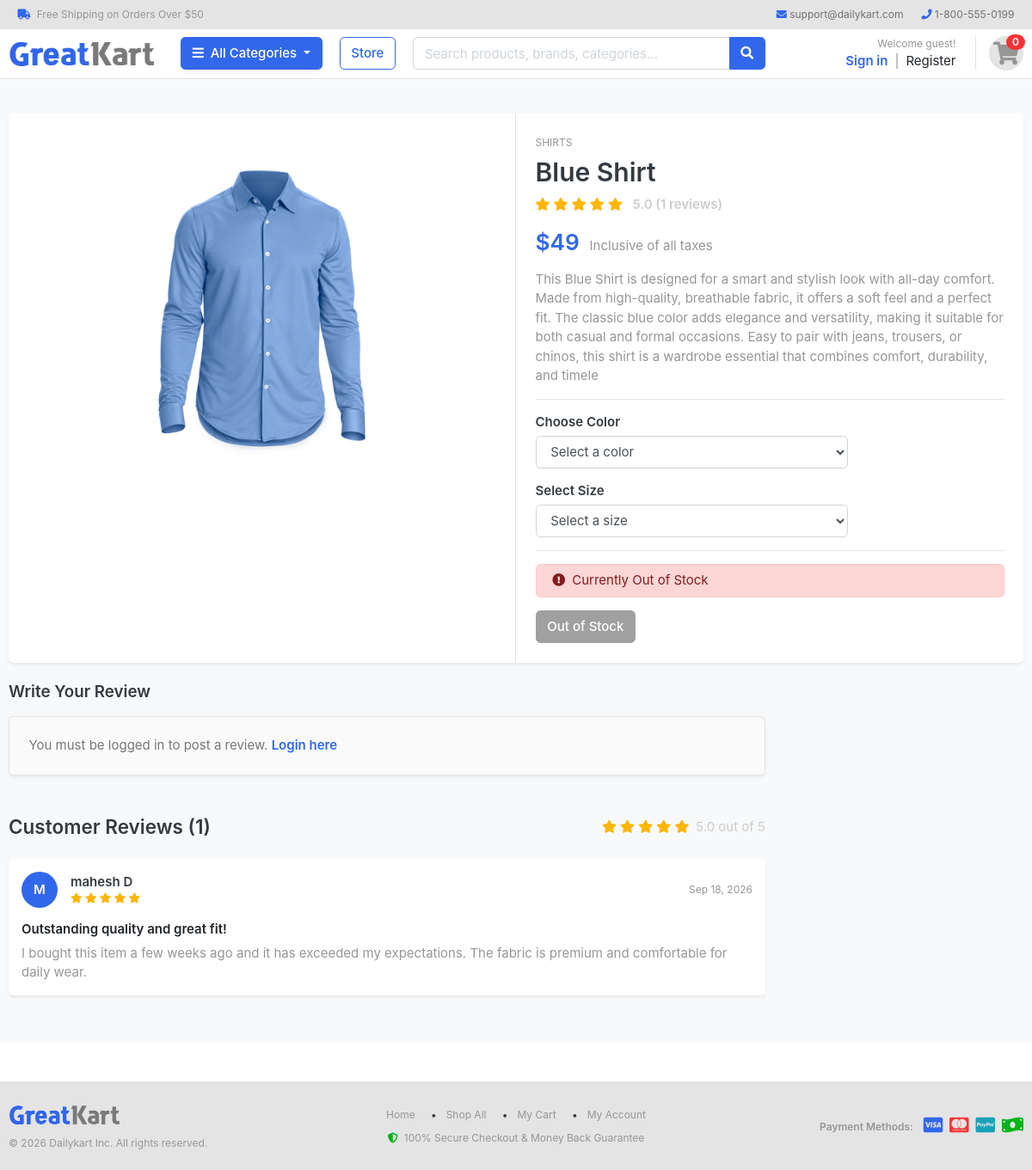
Screenshot of /store/category/shirts/blue-shirt/ with the database file from the repository.
### store/models.py (models this page shows, shortened)
class Product(models.Model):
    product_name   =  models.CharField(max_length=200, unique=True)
    slug           =  models.SlugField(max_length=200, unique=True)
    description    =  models.TextField(max_length=500)
    price          =  models.IntegerField()
    images         =  models.ImageField(upload_to="photos/product")
    stock          =  models.IntegerField()
    is_available   =  models.BooleanField(default=True)
    category       =  models.ForeignKey(Category, on_delete=models.CASCADE)
    created_date   =  models.DateTimeField(auto_now_add=True)
    modified_date  =  models.DateTimeField(auto_now=True)
    def averageReview(self):
        reviews = ReviewRating.objects.filter(product=self, status=True).aggregate(average=models.Avg('rating'))
        avg = 0
        if reviews['average'] is not None:
            avg = float(reviews['average'])
        return avg
    def countReview(self):
        reviews = ReviewRating.objects.filter(product=self, status=True).aggregate(count=models.Count('id'))
        count = 0
        if reviews['count'] is not None:
            count = int(reviews['count'])
        return count

class ReviewRating(models.Model):
    product = models.ForeignKey(Product, on_delete=models.CASCADE)
    user = models.ForeignKey(Account, on_delete=models.CASCADE)
    subject = models.CharField(max_length=100, blank=True)
    review = models.TextField(max_length=500, blank=True)
    rating = models.FloatField()
    ip = models.CharField(max_length=20, blank=True)
    status = models.BooleanField(default=True)
    created_at = models.DateTimeField(auto_now_add=True)
    updated_at = models.DateTimeField(auto_now=True)

### category/models.py (models this page shows, shortened)
class Category(models.Model):
    category_name=models.CharField(max_length=50,unique=True)
    slug=models.SlugField(max_length=100,unique=True)
    description=models.CharField(max_length=200)
    cat_image=models.ImageField(upload_to="photos/category",blank=True)
    class Meta:
        verbose_name='category'
        verbose_name_plural='categories'
    def get_url(self):
        return reverse("products_by_category",args=[self.slug])

### accounts/models.py (models this page shows, shortened)
class Account(AbstractBaseUser):
    first_name=models.CharField(max_length=100)
    last_name=models.CharField(max_length=100)
    user_name=models.CharField(max_length=50,unique=True)
    email=models.EmailField(max_length=50,unique=True)
    phone_number=models.CharField(max_length=100)
    date_joined=models.DateTimeField(auto_now_add=True)
    last_login=models.DateTimeField(auto_now_add=True)
    is_admin=models.BooleanField(default=False)
    is_staff=models.BooleanField(default=False)
    is_active=models.BooleanField(default=False)
    is_superadmin=models.BooleanField(default=False)
    USERNAME_FIELD='email'
    REQUIRED_FIELDS=['user_name','first_name','last_name']
    objects=MyAccoutmanager()
    def full_name(self):
        return f'{self.first_name} {self.last_name}'

### store/views.py (the view)
# urls.py: path("category/<slug:category_slug>/<slug:product_slug>/", views.product_detail, name="single_product"),
def product_detail(request, category_slug, product_slug):
    single_product = get_object_or_404(Product, category__slug=category_slug, slug=product_slug)
    in_cart = False
    if request.user.is_authenticated:
        in_cart = CartItem.objects.filter(user=request.user, product=single_product).exists()
    else:
        in_cart = CartItem.objects.filter(cart__cart_id=_cart_id(request), product=single_product).exists()
    orderproduct = False
    if request.user.is_authenticated:
        orderproduct = OrderProduct.objects.filter(user=request.user, product_id=single_product.id).exists()
    reviews = ReviewRating.objects.filter(product_id=single_product.id, status=True).order_by('-created_at')
    context = {
        'single_product': single_product,
        'in_cart': in_cart,
        'orderproduct': orderproduct,
        'reviews': reviews,
    }
    return render(request, "store/product_detail.html", context)

### templates/store/product_detail.html (shortened to what this page needs)
{% extends 'base.html' %}
{% load static %}
{% block content %}
<section class="section-content padding-y bg">
    <div class="container">
        <div class="card shadow-sm border-0">
            <div class="row no-gutters">
                <aside class="col-md-6 border-right">
                    <article class="gallery-wrap p-4 d-flex align-items-center justify-content-center" style="min-height: 450px; background: #fff;">
                        <div class="img-big-wrap text-center">
                            <img src="{{ single_product.images.url }}" alt="{{ single_product.product_name }}" class="img-fluid" style="max-height: 400px; object-fit: contain;">
                        </div>
                    </article>
                </aside>
                <main class="col-md-6">
                    <form action="{% url 'add_cart' single_product.id %}" method="POST">
                        <article class="content-body p-4">
                            <small class="text-muted text-uppercase">{{ single_product.category.category_name }}</small>
                            <h2 class="title font-weight-bold mt-1 mb-2">{{ single_product.product_name }}</h2>
                            <div class="rating-star mb-3">
                                <span>
                                    <i class="fa fa-star{% if single_product.averageReview < 0.5 %}-o{% elif single_product.averageReview >= 0.5 and single_product.averageReview < 1 %}-half-o {% endif %}" aria-hidden="true"></i>
                                    <i class="fa fa-star{% if single_product.averageReview < 1.5 %}-o{% elif single_product.averageReview >= 1.5 and single_product.averageReview < 2 %}-half-o {% endif %}" aria-hidden="true"></i>
                                    <i class="fa fa-star{% if single_product.averageReview < 2.5 %}-o{% elif single_product.averageReview >= 2.5 and single_product.averageReview < 3 %}-half-o {% endif %}" aria-hidden="true"></i>
                                    <i class="fa fa-star{% if single_product.averageReview < 3.5 %}-o{% elif single_product.averageReview >= 3.5 and single_product.averageReview < 4 %}-half-o {% endif %}" aria-hidden="true"></i>
                                    <i class="fa fa-star{% if single_product.averageReview < 4.5 %}-o{% elif single_product.averageReview >= 4.5 and single_product.averageReview < 5 %}-half-o {% endif %}" aria-hidden="true"></i>
                                </span>
                                <span class="text-muted ml-2 font-weight-bold">{{ single_product.averageReview|floatformat:1 }} ({{ single_product.countReview }} reviews)</span>
                            </div>
                            <div class="mb-3">
                                <var class="price h3 text-primary font-weight-bold">${{ single_product.price }}</var>
                                <span class="text-muted ml-2">Inclusive of all taxes</span>
                            </div>
                            <p class="text-muted">{{ single_product.description }}</p>
                            <hr>
                            {% if single_product.variation_set.colors %}
                            <div class="form-group mb-3">
                                <label class="font-weight-bold">Choose Color</label>
                                <select name="color" class="form-control col-md-8" required>
                                    <option value="" disabled selected>Select a color</option>
                                </select>
                            </div>
                            {% endif %}
                            {% if single_product.variation_set.sizes %}
                            <div class="form-group mb-3">
                                <label class="font-weight-bold">Select Size</label>
                                <select name="size" class="form-control col-md-8" required>
                                    <option value="" disabled selected>Select a size</option>
                                </select>
                            </div>
                            {% endif %}
                            <hr>
                            {% if single_product.stock <= 0 %}
                            <div class="alert alert-danger py-2 mb-3">
                                <i class="fa fa-exclamation-circle mr-1"></i> Currently Out of Stock
                            </div>
                            <button type="button" class="btn btn-secondary disabled" disabled>Out of Stock</button>
                            {% endif %}
                        </article>
                    </form>
                </main>
            </div>
        </div>
        <br>
        <div class="row">
            <div class="col-md-9">
                <form action="{% url 'submit_review' single_product.id %}" method="POST" class="mb-5">
                    <h5 class="font-weight-bold mb-3">Write Your Review</h5>
                    {% if user.is_authenticated %}
                    <div class="card p-4 shadow-sm border-0 bg-white">
                        <div class="form-group mb-3">
                            <label class="d-block font-weight-bold mb-1">How would you rate this product?</label>
                            <div class="rate">
                                <input type="radio" name="rating" id="rating10" value="5" required /><label for="rating10" title="5"></label>
                                <input type="radio" name="rating" id="rating9" value="4.5" required /><label for="rating9" title="4.5" class="half"></label>
                                <input type="radio" name="rating" id="rating8" value="4" required /><label for="rating8" title="4"></label>
                                <input type="radio" name="rating" id="rating7" value="3.5" required /><label for="rating7" title="3.5" class="half"></label>
                                <input type="radio" name="rating" id="rating6" value="3" required /><label for="rating6" title="3"></label>
                                <input type="radio" name="rating" id="rating5" value="2.5" required /><label for="rating5" title="2.5" class="half"></label>
                                <input type="radio" name="rating" id="rating4" value="2" required /><label for="rating4" title="2"></label>
                                <input type="radio" name="rating" id="rating3" value="1.5" required /><label for="rating3" title="1.5" class="half"></label>
                                <input type="radio" name="rating" id="rating2" value="1" required /><label for="rating2" title="1"></label>
                                <input type="radio" name="rating" id="rating1" value="0.5" required /><label for="rating1" title="0.5" class="half"></label>
                            </div>
                        </div>
                        <div class="form-group mb-3">
                            <label class="font-weight-bold">Review Title</label>
                            <input type="text" class="form-control" name="subject" placeholder="Summarize your experience" required>
                        </div>
                        <div class="form-group mb-3">
                            <label class="font-weight-bold">Review Description</label>
                            <textarea name="review" rows="4" class="form-control" placeholder="What did you like or dislike? How was the fit and quality?" required></textarea>
                        </div>
                        <button type="submit" class="btn btn-primary font-weight-bold px-4">Submit Review</button>
                    </div>
                    {% else %}
                    <div class="alert alert-light border shadow-sm p-4">
                        <p class="mb-0">You must be logged in to post a review. <a href="{% url 'login' %}?next={{ request.path }}" class="font-weight-bold text-primary">Login here</a></p>
                    </div>
                    {% endif %}
                </form>
                <header class="section-heading mb-4 d-flex justify-content-between align-items-center">
                    <h4 class="font-weight-bold mb-0">Customer Reviews ({{ single_product.countReview }})</h4>
                    <div class="rating-star">
                        <span>
                            <i class="fa fa-star{% if single_product.averageReview < 0.5 %}-o{% elif single_product.averageReview >= 0.5 and single_product.averageReview < 1 %}-half-o {% endif %}" aria-hidden="true"></i>
                            <i class="fa fa-star{% if single_product.averageReview < 1.5 %}-o{% elif single_product.averageReview >= 1.5 and single_product.averageReview < 2 %}-half-o {% endif %}" aria-hidden="true"></i>
                            <i class="fa fa-star{% if single_product.averageReview < 2.5 %}-o{% elif single_product.averageReview >= 2.5 and single_product.averageReview < 3 %}-half-o {% endif %}" aria-hidden="true"></i>
                            <i class="fa fa-star{% if single_product.averageReview < 3.5 %}-o{% elif single_product.averageReview >= 3.5 and single_product.averageReview < 4 %}-half-o {% endif %}" aria-hidden="true"></i>
                            <i class="fa fa-star{% if single_product.averageReview < 4.5 %}-o{% elif single_product.averageReview >= 4.5 and single_product.averageReview < 5 %}-half-o {% endif %}" aria-hidden="true"></i>
                        </span>
                        <span class="text-muted ml-1">{{ single_product.averageReview|floatformat:1 }} out of 5</span>
                    </div>
                </header>
                {% for review in reviews %}
                <article class="box mb-3 card p-3 shadow-sm border-0 bg-white">
                    <div class="icontext w-100 d-flex justify-content-between align-items-center">
                        <div class="d-flex align-items-center">
                            <div class="rounded-circle bg-primary text-white d-flex align-items-center justify-content-center mr-3 font-weight-bold" style="width: 42px; height: 42px;">
                                {{ review.user.first_name|first|upper }}
                            </div>
                            <div>
                                <h6 class="mb-0 font-weight-bold">{{ review.user.full_name|default:review.user.user_name }}</h6>
                                <div class="rating-star small">
                                    <span>
                                        <i class="fa fa-star{% if review.rating == 0.5 %}-half-o{% elif review.rating < 1 %}-o {% endif %}" aria-hidden="true"></i>
                                        <i class="fa fa-star{% if review.rating == 1.5 %}-half-o{% elif review.rating < 2 %}-o {% endif %}" aria-hidden="true"></i>
                                        <i class="fa fa-star{% if review.rating == 2.5 %}-half-o{% elif review.rating < 3 %}-o {% endif %}" aria-hidden="true"></i>
                                        <i class="fa fa-star{% if review.rating == 3.5 %}-half-o{% elif review.rating < 4 %}-o {% endif %}" aria-hidden="true"></i>
                                        <i class="fa fa-star{% if review.rating == 4.5 %}-half-o{% elif review.rating < 5 %}-o {% endif %}" aria-hidden="true"></i>
                                    </span>
                                </div>
                            </div>
                        </div>
                        <span class="date text-muted small">{{ review.updated_at|date:"M d, Y" }}</span>
                    </div>
                    <div class="mt-3">
                        <h6 class="font-weight-bold text-dark">{{ review.subject }}</h6>
                        <p class="text-muted mb-0">{{ review.review }}</p>
                    </div>
                </article>
                {% empty %}
                <div class="card p-4 text-center border-0 shadow-sm bg-white mb-4">
                    <p class="text-muted mb-0">No reviews yet. Be the first to review this product!</p>
                </div>
                {% endfor %}
            </div>
        </div>
    </div>
</section>
{% endblock %}

### rows the page displays
Product: images (picture), category.category_name "SHIRTS", product_name "Blue Shirt", averageReview "5.0", countReview "1", price "49", description "This Blue Shirt is designed for a smart and stylish look with all-day comfort. Made from high-quality, breathable fabric, it offers a soft feel and a perfect fit. The classic blue color adds elegance and versatility, making it suitable for both casual and formal occasions. Easy to pair with jeans, trousers, or chinos, this shirt is a wardrobe essential that combines comfort, durability, and timele"
ReviewRating: user.first_name|first "M", user.full_name "mahesh D", updated_at "Sep 18, 2026", subject "Outstanding quality and great fit!", review "I bought this item a few weeks ago and it has exceeded my expectations. The fabric is premium and comfortable for daily wear."

### other values shown
{{ cart_count|default:0 }} "0"
